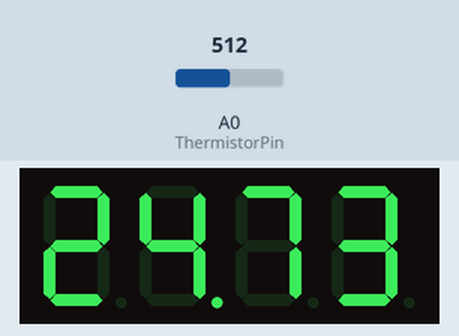
Recording of a sketch running on a simulated Arduino Uno, built with avr-gcc and run on an emulated ATmega328P. Parts: 4-digit seven-segment display. The inputs (shaded band) are chosen by the test bench; at power-on: A0 (ThermistorPin) = 512.

Above: at 1.2 s.
1.3 s: A0 (ThermistorPin) set to 282
At 2.6 s:
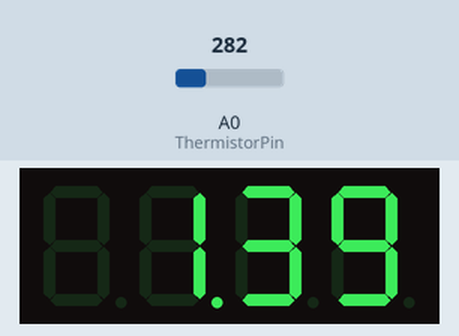
3.5 s: A0 (ThermistorPin) set to 256
At 5.2 s:
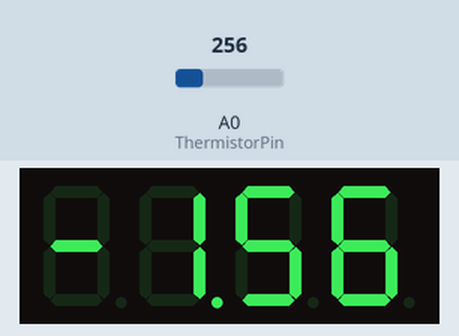
5.5 s: A0 (ThermistorPin) set to 207
At 6.9 s:
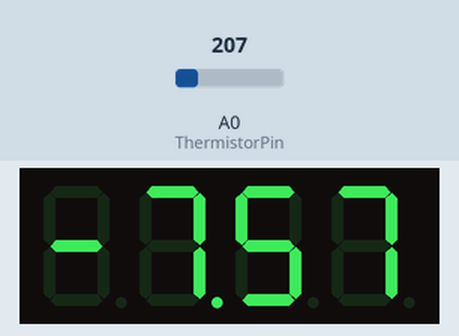
7.5 s: A0 (ThermistorPin) set to 172
At 8.4 s:
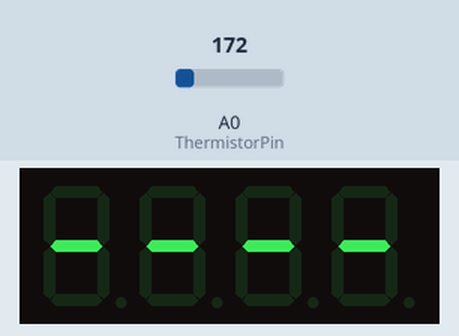
Timing chart, 0 to 10.5 s (numbered marks = the images above; inputs shaded):
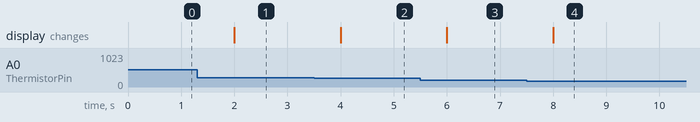

The sketch:

onleddisplay.ino
```cpp
#include "SevSeg.h"
SevSeg sevseg;

int ThermistorPin = 0;
int Vo;
float R1 = 10000;
float logR2, R2, T;
float c1 = 1.009249522e-03, c2 = 2.378405444e-04, c3 = 2.019202697e-07;

void setup() {
  byte numDigits = 4;
  byte digitPins[] = {2,3,4,5};
  byte segmentPins[] = {6,7,8,9,10,11,12,13};
  bool resistorsOnSegments = false;
  byte hardwareConfig = COMMON_ANODE;

  sevseg.begin(hardwareConfig, numDigits, digitPins, segmentPins, resistorsOnSegments);
}

void loop() {
  Vo = analogRead(ThermistorPin);
  R2 = R1 * (1023.0 / (float)Vo - 1.0);
  logR2 = log(R2);
  T = (1.0 / (c1 + c2 * logR2 + c3 * logR2 * logR2 * logR2));
  T = T - 273.15;
  //T = (T * 9.0) / 5.0 + 32.0; //Comment out for Celsius

  static unsigned long timer = millis();

  if (millis() >= timer) {
    timer += 1000;
    sevseg.setNumber(T, 2);
  }

  sevseg.refreshDisplay();
}
```

Measured:
- the behaviour switches between 270 and 269 on A0 (ThermistorPin) (found by bisection; images 1 and 2)
- the behaviour switches between 189 and 188 on A0 (ThermistorPin) (found by bisection; images 3 and 4)
- after the input at 1.3 s, the display: changes after 0.70 s (image 1)
- after the input at 3.5 s, the display: changes after 0.50 s (image 2)
- after the input at 5.5 s, the display: changes after 0.50 s (image 3)
- after the input at 7.5 s, the display: changes after 0.50 s (image 4)
